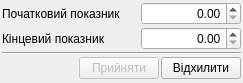
<?xml version="1.0" encoding="UTF-8"?>
<ui version="4.0">
 <class>tke_form_pokaznyky_lichylnyka</class>
 <widget class="QWidget" name="tke_form_pokaznyky_lichylnyka">
  <property name="geometry">
   <rect>
    <x>0</x>
    <y>0</y>
    <width>243</width>
    <height>83</height>
   </rect>
  </property>
  <property name="windowTitle">
   <string>Показники лічильника</string>
  </property>
  <property name="windowIcon">
   <iconset resource="tke/tke_rc">
    <normaloff>:/pictures/pictures/cube.png</normaloff>:/pictures/pictures/cube.png</iconset>
  </property>
  <layout class="QGridLayout">
   <property name="margin">
    <number>2</number>
   </property>
   <property name="spacing">
    <number>2</number>
   </property>
   <item row="2" column="0">
    <widget class="Line" name="line">
     <property name="orientation">
      <enum>Qt::Horizontal</enum>
     </property>
    </widget>
   </item>
   <item row="1" column="0">
    <layout class="QHBoxLayout">
     <property name="spacing">
      <number>6</number>
     </property>
     <property name="margin">
      <number>0</number>
     </property>
     <item>
      <widget class="QLabel" name="label_label_kinc_pokaznyk">
       <property name="text">
        <string>Кінцевий показник</string>
       </property>
      </widget>
     </item>
     <item>
      <spacer>
       <property name="orientation">
        <enum>Qt::Horizontal</enum>
       </property>
       <property name="sizeHint" stdset="0">
        <size>
         <width>40</width>
         <height>20</height>
        </size>
       </property>
      </spacer>
     </item>
     <item>
      <widget class="QDoubleSpinBox" name="doubleSpinBox_kinc_lich">
       <property name="minimumSize">
        <size>
         <width>100</width>
         <height>0</height>
        </size>
       </property>
       <property name="maximumSize">
        <size>
         <width>100</width>
         <height>16777215</height>
        </size>
       </property>
       <property name="alignment">
        <set>Qt::AlignRight</set>
       </property>
       <property name="maximum">
        <double>1000000000.000000000000000</double>
       </property>
      </widget>
     </item>
    </layout>
   </item>
   <item row="0" column="0">
    <layout class="QHBoxLayout">
     <property name="spacing">
      <number>6</number>
     </property>
     <property name="margin">
      <number>0</number>
     </property>
     <item>
      <widget class="QLabel" name="label_poch_pokaznyk">
       <property name="text">
        <string>Початковий показник</string>
       </property>
      </widget>
     </item>
     <item>
      <spacer>
       <property name="orientation">
        <enum>Qt::Horizontal</enum>
       </property>
       <property name="sizeHint" stdset="0">
        <size>
         <width>40</width>
         <height>20</height>
        </size>
       </property>
      </spacer>
     </item>
     <item>
      <widget class="QDoubleSpinBox" name="doubleSpinBox_poch_lich">
       <property name="sizePolicy">
        <sizepolicy hsizetype="Minimum" vsizetype="Fixed">
         <horstretch>0</horstretch>
         <verstretch>0</verstretch>
        </sizepolicy>
       </property>
       <property name="minimumSize">
        <size>
         <width>100</width>
         <height>0</height>
        </size>
       </property>
       <property name="maximumSize">
        <size>
         <width>100</width>
         <height>16777215</height>
        </size>
       </property>
       <property name="alignment">
        <set>Qt::AlignRight</set>
       </property>
       <property name="maximum">
        <double>1000000000.000000000000000</double>
       </property>
       <property name="value">
        <double>0.000000000000000</double>
       </property>
      </widget>
     </item>
    </layout>
   </item>
   <item row="3" column="0">
    <layout class="QHBoxLayout">
     <property name="spacing">
      <number>2</number>
     </property>
     <property name="margin">
      <number>0</number>
     </property>
     <item>
      <spacer>
       <property name="orientation">
        <enum>Qt::Horizontal</enum>
       </property>
       <property name="sizeHint" stdset="0">
        <size>
         <width>40</width>
         <height>20</height>
        </size>
       </property>
      </spacer>
     </item>
     <item>
      <widget class="QPushButton" name="pushButton_accept">
       <property name="enabled">
        <bool>false</bool>
       </property>
       <property name="text">
        <string>Прийняти</string>
       </property>
       <property name="icon">
        <iconset resource="tke/tke_rc">
         <normaloff>:/pictures/pictures/button_ok.png</normaloff>:/pictures/pictures/button_ok.png</iconset>
       </property>
       <property name="iconSize">
        <size>
         <width>12</width>
         <height>12</height>
        </size>
       </property>
      </widget>
     </item>
     <item>
      <widget class="QPushButton" name="pushButton_reject">
       <property name="text">
        <string>Відхилити</string>
       </property>
       <property name="icon">
        <iconset resource="tke/tke_rc">
         <normaloff>:/pictures/pictures/button_cancel.png</normaloff>:/pictures/pictures/button_cancel.png</iconset>
       </property>
       <property name="iconSize">
        <size>
         <width>12</width>
         <height>12</height>
        </size>
       </property>
      </widget>
     </item>
    </layout>
   </item>
  </layout>
 </widget>
 <tabstops>
  <tabstop>doubleSpinBox_poch_lich</tabstop>
  <tabstop>doubleSpinBox_kinc_lich</tabstop>
  <tabstop>pushButton_accept</tabstop>
  <tabstop>pushButton_reject</tabstop>
 </tabstops>
 <resources>
  <include location="tke/tke_rc"/>
 </resources>
 <connections/>
</ui>
